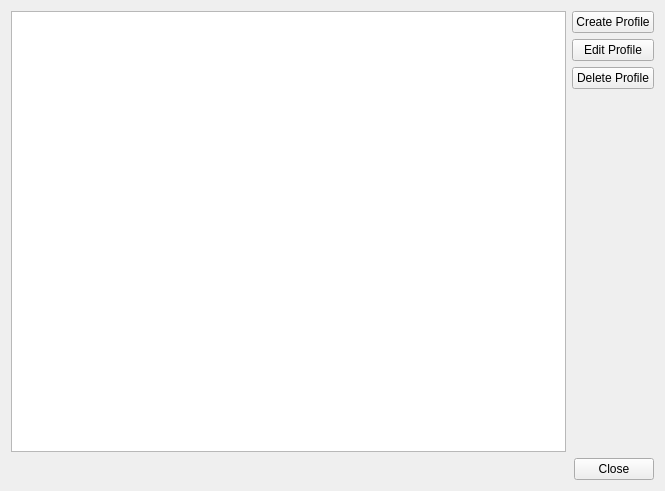
<?xml version="1.0" encoding="UTF-8"?>
<!--
SPDX-FileCopyrightText: 2025 Pieter Hijma <info@pieterhijma.net>

SPDX-License-Identifier: LGPL-2.0-or-later
-->

<ui version="4.0">
 <class>ManageProfileWidget</class>
 <widget class="QWidget" name="ManageProfileWidget">
  <property name="geometry">
   <rect>
    <x>0</x>
    <y>0</y>
    <width>665</width>
    <height>491</height>
   </rect>
  </property>
  <property name="windowTitle">
   <string>Form</string>
  </property>
  <layout class="QVBoxLayout" name="verticalLayout">
   <item>
    <layout class="QHBoxLayout" name="horizontalLayout">
     <item>
      <widget class="QListView" name="profilesView">
       <property name="minimumSize">
        <size>
         <width>300</width>
         <height>180</height>
        </size>
       </property>
      </widget>
     </item>
     <item>
      <layout class="QVBoxLayout" name="verticalLayout_2">
       <property name="sizeConstraint">
        <enum>QLayout::SetDefaultConstraint</enum>
       </property>
       <item>
        <widget class="QPushButton" name="createProfileButton">
         <property name="text">
          <string>Create Profile</string>
         </property>
        </widget>
       </item>
       <item>
        <widget class="QPushButton" name="editProfileButton">
         <property name="text">
          <string>Edit Profile</string>
         </property>
        </widget>
       </item>
       <item>
        <widget class="QPushButton" name="deleteProfileButton">
         <property name="text">
          <string>Delete Profile</string>
         </property>
        </widget>
       </item>
       <item>
        <spacer name="verticalSpacer">
         <property name="orientation">
          <enum>Qt::Vertical</enum>
         </property>
         <property name="sizeHint" stdset="0">
          <size>
           <width>20</width>
           <height>40</height>
          </size>
         </property>
        </spacer>
       </item>
      </layout>
     </item>
    </layout>
   </item>
   <item>
    <widget class="QDialogButtonBox" name="buttonBox">
     <property name="standardButtons">
      <set>QDialogButtonBox::Close</set>
     </property>
    </widget>
   </item>
  </layout>
 </widget>
 <resources/>
 <connections/>
</ui>
